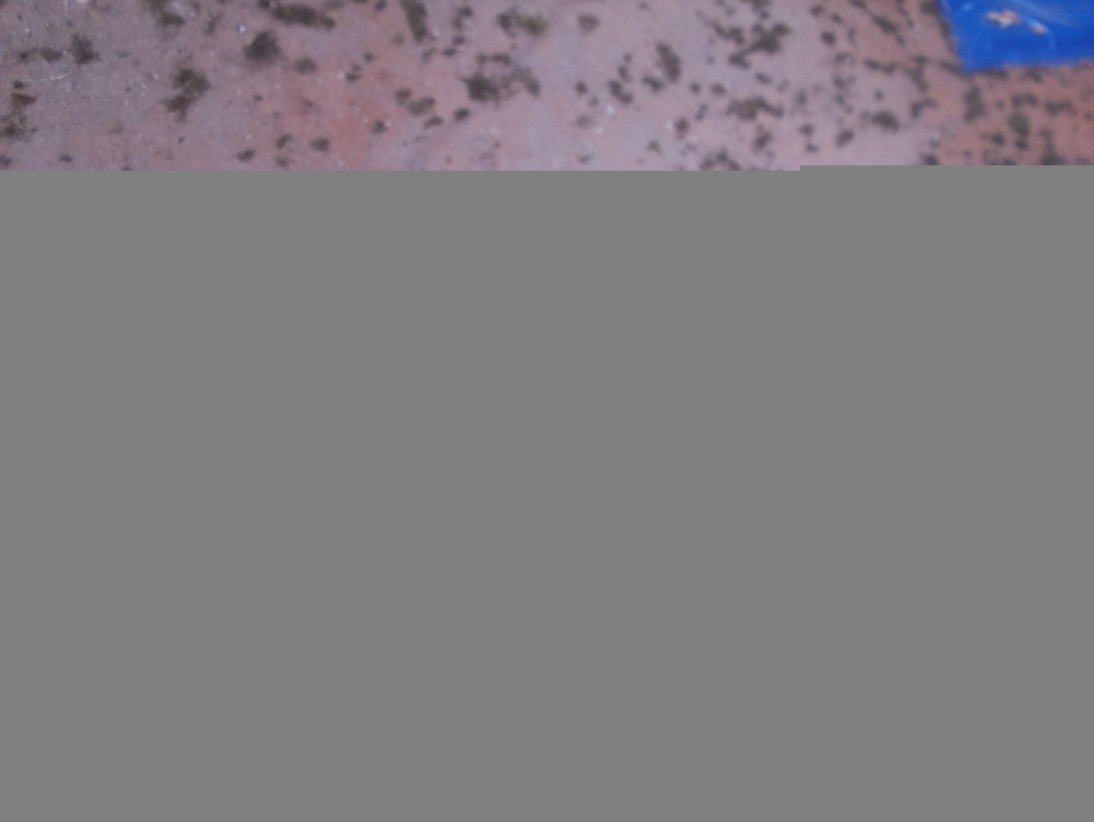
#> input picture OnboardCode/images/test_1605_notfocal/5.jpg, 3280 x 2464 px, found by its file name (shown at 1/3 size)
$ python two_stitching_util.py
#> lines starting #> are read from the running program, lines starting #| are printed output that depends on the picture; after the words box and inside, x2 and y2 are one past the last pixel; in counts of white or black regions, pixels touching at a corner belong together; long printed decimals are rounded
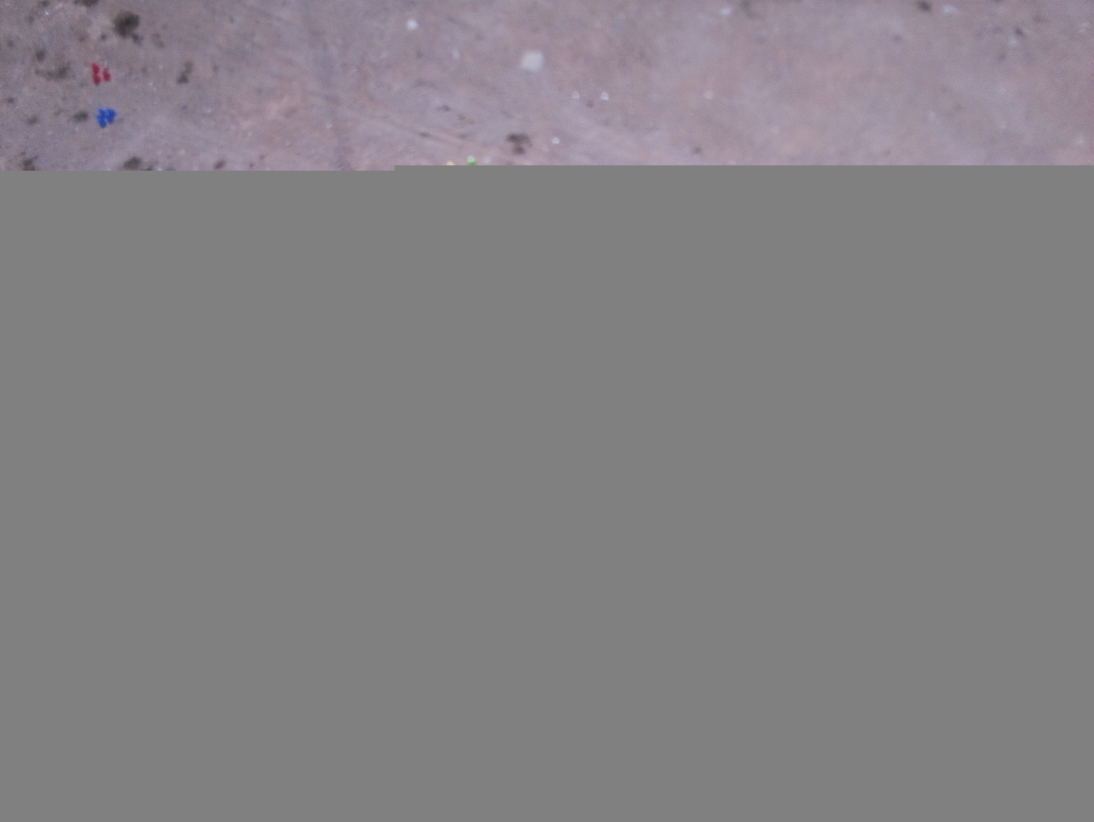
#> input picture OnboardCode/images/test_1605_notfocal/6.jpg, 3280 x 2464 px, found by its file name (shown at 1/3 size)
import argparse
import glob
import sys

import cv2
import numpy as np


def draw_matches(img1, img2, pts1, pts2):
    # Put images side-by-side into 'image'
    (h1, w1) = img1.shape[:2]
    (h2, w2) = img2.shape[:2]
    matches_image = np.zeros((max(h1, h2), w1 + w2, 3), np.uint8)
    matches_image[:h1, :w1] = img1
    matches_image[:h2, w1:w1 + w2] = img2

    # Draw yellow lines connecting corresponding features.
    for (x1, y1), (x2, y2) in zip(np.int32(pts1), np.int32(pts2)):
        cv2.line(matches_image, (x1, y1), (x2 + w1, y2), (0, 255, 255))

    return matches_image


def main(image1, image2):
    ### MAIN PROGRAM

    ### 1. FEATURE DETECTION AND DESCRIPTION

    # Convert images to grayscale
    gray1 = cv2.cvtColor(image1, cv2.COLOR_BGR2GRAY)
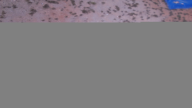
#> image1: shape (108, 192, 3); mean B, G, R 129.5, 125.9, 129.2
    gray2 = cv2.cvtColor(image2, cv2.COLOR_BGR2GRAY)
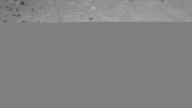
#> gray2: shape (108, 192); min 60, max 182, mean 131

    ### 1.1 Extract keypoints and descriptors of gray1

    # detect and extract SIFT features from the image
    sift = cv2.SIFT_create()
    keypoints1, descriptors1 = sift.detectAndCompute(gray1, None)
#> keypoints1 = 39 keypoints; strongest (x, y, size): (84, 11, 2.5), (46, 6, 3), (156, 16, 2), (135, 5, 2.6)

    # Print, display and save the result
    print('{0} features detected in image1'.format(len(keypoints1)))
#| 39 features detected in image1
    features1 = cv2.drawKeypoints(gray1, keypoints1, None, flags=cv2.DRAW_MATCHES_FLAGS_DRAW_RICH_KEYPOINTS)
    # cv2.imwrite('Features1.jpg', features1)
    cv2.imshow('Features 1', features1)
    cv2.waitKey(0)

    ### 1.2 Extract keypoints and descriptors of gray2

    # detect and extract SIFT features from the image
    sift = cv2.SIFT_create()
    keypoints2, descriptors2 = sift.detectAndCompute(gray2, None)
#> keypoints2 = 12 keypoints; strongest (x, y, size): (22, 3, 2.4), (19, 15, 1.8), (91, 18, 1.8), (93, 8, 1.9)

    # Print, display and save the result
    print('{0} features detected in image2'.format(len(keypoints2)))
#| 12 features detected in image2
    features2 = cv2.drawKeypoints(gray2, keypoints2, None, flags=cv2.DRAW_MATCHES_FLAGS_DRAW_RICH_KEYPOINTS)
    # cv2.imwrite('Features2.jpg', features2)
    cv2.imshow('Features 2', features2)
    cv2.waitKey(0)

    ### 2. MATCH DESCRIPTORS

    # create BFMatcher object
    bf = cv2.BFMatcher(cv2.NORM_L2, crossCheck=True)

    # Or creating a FLANN based matcher
    # FLANN_INDEX_KDTREE = 1
    # index_params = dict(algorithm=FLANN_INDEX_KDTREE, trees=5)
    # search_params = dict(checks=50)
    #
    # flann = cv2.FlannBasedMatcher(index_params, search_params)


    # Match descriptors
    matches = bf.match(descriptors1, descriptors2)
#> matches = 4 matches

    # Sort them in the order of their distance.
    matches = sorted(matches, key=lambda x: x.distance)

    # convert first 10 matches from KeyPoint objects to NumPy arrays
    points1 = np.float32([keypoints1[m.queryIdx].pt for m in matches[0:10]])
#> points1 = [[14.46, 6.61], [14.46, 6.61], [81.64, 7.88], [138.1, 19.47]]
    points2 = np.float32([keypoints2[m.trainIdx].pt for m in matches[0:10]])
#> points2 = [[21.94, 3.06], [21.94, 3.06], [17.35, 2.73], [93.23, 7.71]]

    # Print, display and save the result
    print('{0} features matched'.format(len(points1)))
#| 4 features matched
    match = draw_matches(image1, image2, points1, points2)
#> in draw_matches, `matches_image[:h1, :w1] = img1`:
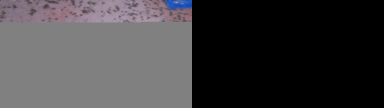
#> matches_image: shape (108, 384, 3); mean B, G, R 64.8, 62.9, 64.6
#> in draw_matches, `matches_image[:h2, w1:w1 + w2] = img2`:
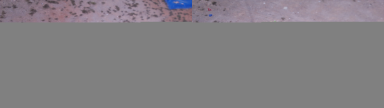
#> matches_image: shape (108, 384, 3); mean B, G, R 131.2, 127.9, 130.9
#> the loop in draw_matches, `for (x1, y1), (x2, y2) in zip(np.int32(pts1), np.int32(pts2)):` made 4 passes
#> (x1, y1, x2, y2) on passes 1 to 4: (14, 6, 21, 3), (14, 6, 21, 3), (81, 7, 17, 2), (138, 19, 93, 7)
#> after the loop in draw_matches, `for (x1, y1), (x2, y2) in zip(np.int32(pts1), np.int32(pts2)):`:
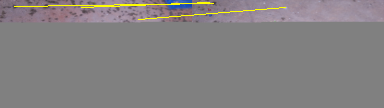
#> matches_image: shape (108, 384, 3); 1.05% of pixels changed, all inside (x1, y1, x2, y2) = (14, 2, 286, 20)
    cv2.imshow('Matching', match)
    cv2.waitKey(0)

    ### 3. ESTIMATE A HOMOGRAPHY MATRIX

    # Convert the keypoints from KeyPoint objects to NumPy arrays
    src_pts = points2.reshape(-1, 1, 2)
#> src_pts has the same summary as points2
    dst_pts = points1.reshape(-1, 1, 2)
#> dst_pts has the same summary as points1

    # Compute the homography

    # find homography
    homography, m = cv2.findHomography(src_pts, dst_pts)
#> homography = [[2.86, -45.03, 74.97], [0.207, -3.35, 5.71], [0.039, -0.607, 1]]; m = [1, 1, 1, 1]

    ### 4. WARPING AND BLENDING

    ### 4.1 Calculate the size and offset of the stitched panorama

    # Compute de coordinates of image2 corners in image1
    height2 = image2.shape[0]
#> height2 = 108
    width2 = image2.shape[1]
#> width2 = 192
    corners2 = np.float32([[[0, 0], [0, height2 - 1], [width2 - 1, height2 - 1], [width2 - 1, 0]]])
#> corners2 = [[0, 0], [0, 107], [191, 107], [191, 0]]
    transformedCorners2 = cv2.perspectiveTransform(corners2, homography)
#> transformedCorners2 = [[74.97, 5.71], [74.16, 5.52], [74.29, 5.55], [73.4, 5.35]]
    print("TransformedCorners2:")
    print(transformedCorners2)
#| [[[74.969   5.711 ]
#|   [74.162   5.519]
#|   [74.290    5.548 ]
#|   [73.399    5.351]]]

    # Calculate the size and offset of the stitched panorama.
    # offset is the position of image 1 relative to the top-left corner of the stitched panorama

    # compute de coordinates of image2 corners in image1
    h2 = image2.shape[0]
#> h2 = 108
    w2 = image2.shape[1]
#> w2 = 192
    corners2 = np.float32([[[0, 0], [0, h2 - 1], [w2 - 1, h2 - 1], [w2 - 1, 0]]])
    transformedCorners2 = cv2.perspectiveTransform(corners2, homography)

    offset = (0, 0)
    size = (1500, 1500)

    print('Size of the stitched panorama: {0}'.format(size))
    print('Offset of the stitched panorama: {0}'.format(offset))

    # Update the homography to shift by the offset
    homography[0:2, 2] += offset
    print("Homography:")
    print(homography)
#| [[ 2.85765419e+00 -4.50334955e+01  7.49691885e+01]
#|  [ 2.07063135e-01 -3.35278715e+00  5.71095505e+00]
#|  [ 3.90450018e-02 -6.07131035e-01  1.00000000e+00]]

    ## 4.2 Combine images into a panorama

    # Transform image 2
    panorama = cv2.warpPerspective(image2, homography, size)
    cv2.imshow('Warped image 2', panorama)
    cv2.waitKey(0)

    # Copy image 1 to panorama
    (height1, width1) = image1.shape[0:2]
#> height1 = 108; width1 = 192
    panorama[offset[1]: offset[1] + height1, offset[0]: offset[0] + width1] = image1
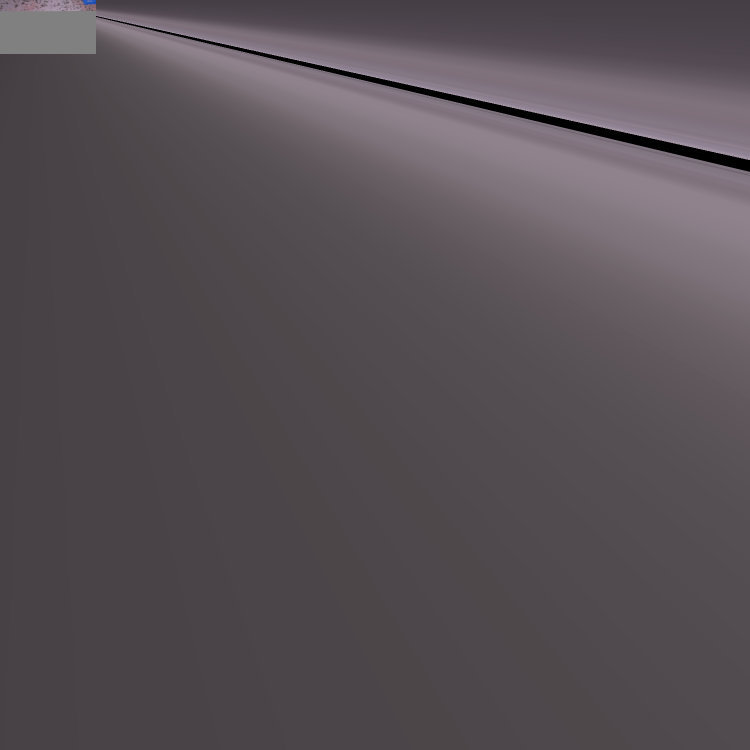
#> panorama: shape (1500, 1500, 3) (shown at 1/2 size); mean of channels 0, 1, 2 84.2, 79.2, 86.8; drawn as B, G, R
    cv2.imshow('Panorama', panorama)
    cv2.waitKey(0)

    # Save panorama
    # cv2.imwrite('D:\PycharmProject\Master-Thesis\Image_processing\panorama\images_temp\Panoramatemp_%d.jpg'%d, panorama)
    # Close all windows
    # cv2.destroyAllWindows()
    print('------------')
    return panorama


scale_percent = 10  # percent of original size
width = int(1920 * scale_percent / 100)
height = int(1080 * scale_percent / 100)
dim = (width, height)
main(cv2.resize(cv2.imread('D:\Documents\GitHub\Master-Thesis\Image_processing\panorama/test_0606/2/5.jpg'), dim,
                interpolation=cv2.INTER_AREA),
     cv2.resize(cv2.imread('D:\Documents\GitHub\Master-Thesis\Image_processing\panorama/test_0606/2/6.jpg'), dim,
                interpolation=cv2.INTER_AREA))
